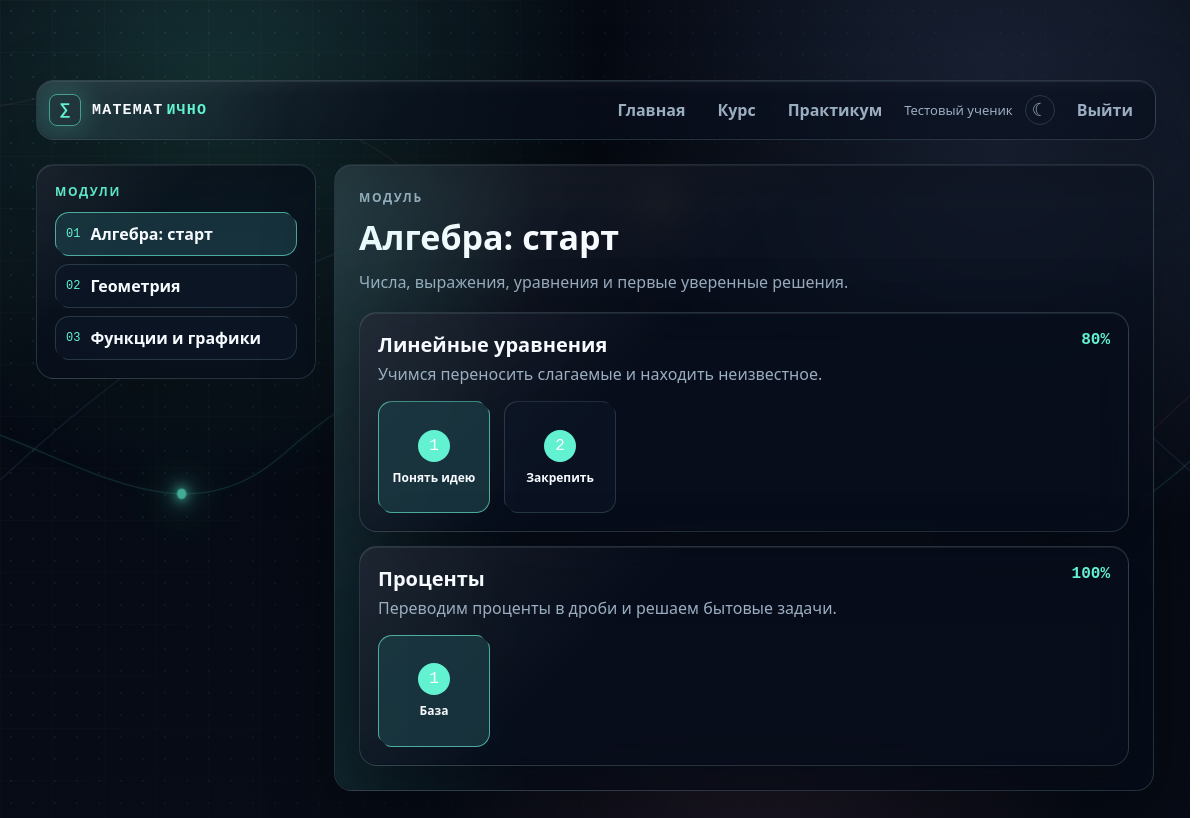
Page /module/1 (signed in) on the committed database.
### tables this page shows
CREATE TABLE users (
                id INTEGER PRIMARY KEY AUTOINCREMENT,
                name TEXT NOT NULL,
                email TEXT UNIQUE,
                password_hash TEXT,
                role TEXT NOT NULL DEFAULT 'student',
                created_at TEXT NOT NULL DEFAULT CURRENT_TIMESTAMP
            );

CREATE TABLE modules (
                id INTEGER PRIMARY KEY AUTOINCREMENT,
                title TEXT NOT NULL,
                description TEXT NOT NULL DEFAULT '',
                sort_order INTEGER NOT NULL DEFAULT 0,
                created_at TEXT NOT NULL DEFAULT CURRENT_TIMESTAMP
            );

CREATE TABLE lessons (
                id INTEGER PRIMARY KEY AUTOINCREMENT,
                module_id INTEGER NOT NULL,
                title TEXT NOT NULL,
                description TEXT NOT NULL DEFAULT '',
                sort_order INTEGER NOT NULL DEFAULT 0,
                created_at TEXT NOT NULL DEFAULT CURRENT_TIMESTAMP,
                FOREIGN KEY (module_id) REFERENCES modules(id) ON DELETE CASCADE
            );

CREATE TABLE lesson_levels (
                id INTEGER PRIMARY KEY AUTOINCREMENT,
                lesson_id INTEGER NOT NULL,
                title TEXT NOT NULL,
                description TEXT NOT NULL DEFAULT '',
                sort_order INTEGER NOT NULL DEFAULT 0,
                created_at TEXT NOT NULL DEFAULT CURRENT_TIMESTAMP,
                FOREIGN KEY (lesson_id) REFERENCES lessons(id) ON DELETE CASCADE
            );

### main.py (the view)
@app.route("/module/<int:module_id>")
@login_required
def module_page(module_id):
    module = get_module_with_lessons(module_id, current_user_id())
    if not module:
        return redirect(url_for("student_dashboard"))
    modules = get_modules_with_lessons(current_user_id())
    return render_template("module.html", module=module, modules=modules)

### db.py (called while the page is built)
def get_connection():
    INSTANCE_DIR.mkdir(exist_ok=True)
    connection = sqlite3.connect(DB_PATH)
    connection.row_factory = sqlite3.Row
    connection.execute("PRAGMA foreign_keys = ON")
    return connection

def row_to_dict(row):
    if row is None:
        return None
    return dict(row)

def parse_block(row):
    block = row_to_dict(row)
    if not block:
        return None
    block["data"] = json.loads(block.pop("data_json") or "{}")
    return block

def get_modules_with_lessons(user_id=None):
    with get_connection() as connection:
        modules = [
            row_to_dict(row)
            for row in connection.execute(
                "SELECT * FROM modules ORDER BY sort_order, id"
            ).fetchall()
        ]
        for module in modules:
            module["lessons"] = [
                row_to_dict(row)
                for row in connection.execute(
                    """
                    SELECT * FROM lessons
                    WHERE module_id = ?
                    ORDER BY sort_order, id
                    """,
                    (module["id"],),
                ).fetchall()
            ]
            for lesson in module["lessons"]:
                lesson["progress"] = get_lesson_progress_summary(connection, user_id, lesson["id"])
        return modules

def get_module_with_lessons(module_id, user_id=None):
    with get_connection() as connection:
        module = row_to_dict(
            connection.execute("SELECT * FROM modules WHERE id = ?", (module_id,)).fetchone()
        )
        if not module:
            return None
        module["lessons"] = [
            row_to_dict(row)
            for row in connection.execute(
                """
                SELECT * FROM lessons
                WHERE module_id = ?
                ORDER BY sort_order, id
                """,
                (module_id,),
            ).fetchall()
        ]
        for lesson in module["lessons"]:
            lesson["levels"] = get_lesson_levels(lesson["id"], user_id)
            lesson["progress"] = get_lesson_progress_summary(connection, user_id, lesson["id"])
        return module

def get_block_progress(connection, user_id, block_id):
    if not user_id:
        return None
    row = connection.execute(
        """
        SELECT * FROM progress
        WHERE user_id = ? AND block_id = ?
        ORDER BY updated_at DESC
        LIMIT 1
        """,
        (user_id, block_id),
    ).fetchone()
    return row_to_dict(row)

### templates/module.html (shortened to what this page needs)
﻿<!DOCTYPE html>
<html lang="ru">
<head>
    <link rel="stylesheet" href="{{ url_for('static', filename='style.css') }}">
</head>
<body class="code-bg-page">
    {% include "_code_background.html" %}
    <main class="learning-shell">
        {% include "_top_nav.html" %}
        <section class="student-layout">
            <aside class="student-sidebar">
                <p class="eyebrow">Модули</p>
                <nav class="module-side-list">
                    {% for item in modules %}
                        <a class="{% if item.id == module.id %}active{% endif %}" href="{{ url_for('module_page', module_id=item.id) }}">
                            <span>{{ "%02d"|format(loop.index) }}</span>
                            <strong>{{ item.title }}</strong>
                        </a>
                    {% endfor %}
                </nav>
            </aside>
            <section class="module-lessons-panel">
                <header class="module-heading">
                    <p class="eyebrow">Модуль</p>
                    <h1>{{ module.title }}</h1>
                    <p>{{ module.description }}</p>
                </header>
                {% for lesson in module.lessons %}
                    <section class="lesson-section">
                        <div class="lesson-section-head">
                            <div>
                                <h2>{{ lesson.title }}</h2>
                                <p>{{ lesson.description }}</p>
                            </div>
                            <strong>{{ lesson.progress.percent }}%</strong>
                        </div>
                        <div class="level-bubble-row">
                            {% for level in lesson.levels %}
                                <a class="level-bubble {% if level.progress.status == 'completed' %}done{% endif %}" href="{{ url_for('level_page', level_id=level.id) }}">
                                    <span>{{ loop.index }}</span>
                                    <strong>{{ level.title }}</strong>
                                </a>
                            {% endfor %}
                        </div>
                    </section>
                {% endfor %}
            </section>
        </section>
    </main>
</body>
</html>

### templates/_code_background.html (shortened to what this page needs)
<div class="code-hero-bg math-ambient-bg" aria-hidden="true">
    <div class="math-formula-layer" data-math-formulas></div>
</div>

### templates/_top_nav.html (shortened to what this page needs)
﻿<nav class="top-nav">
    <a class="brand-link" href="{{ url_for('student_dashboard') }}" aria-label="Математично">
        <span class="brand-bracket">∑</span>
        <span>Математ</span><strong>ично</strong>
    </a>
    <div class="top-nav-links">
        <a href="{{ url_for('student_dashboard') }}">Главная</a>
        <a href="{{ url_for('course_page') }}">Курс</a>
        <a href="{{ url_for('laboratory_page') }}">Практикум</a>
        {% if current_user %}
            <span>{{ current_user.name }}</span>
            <button class="theme-switch site-theme-toggle" type="button" data-site-theme-toggle title="Сменить тему">☾</button>
            <a href="{{ url_for('logout') }}">Выйти</a>
        {% endif %}
    </div>
</nav>

### rows in the picture
users: name "Тестовый ученик"
modules: index "01", title "Алгебра: старт", description "Числа, выражения, уравнения и первые уверенные решения."
modules: index "02", title "Геометрия"
modules: index "03", title "Функции и графики"
lessons: title "Линейные уравнения", description "Учимся переносить слагаемые и находить неизвестное.", progress.percent "80"
lesson_levels: title "Понять идею"
lesson_levels: title "Закрепить"
lessons: title "Проценты", description "Переводим проценты в дроби и решаем бытовые задачи.", progress.percent "100"
lesson_levels: title "База"
